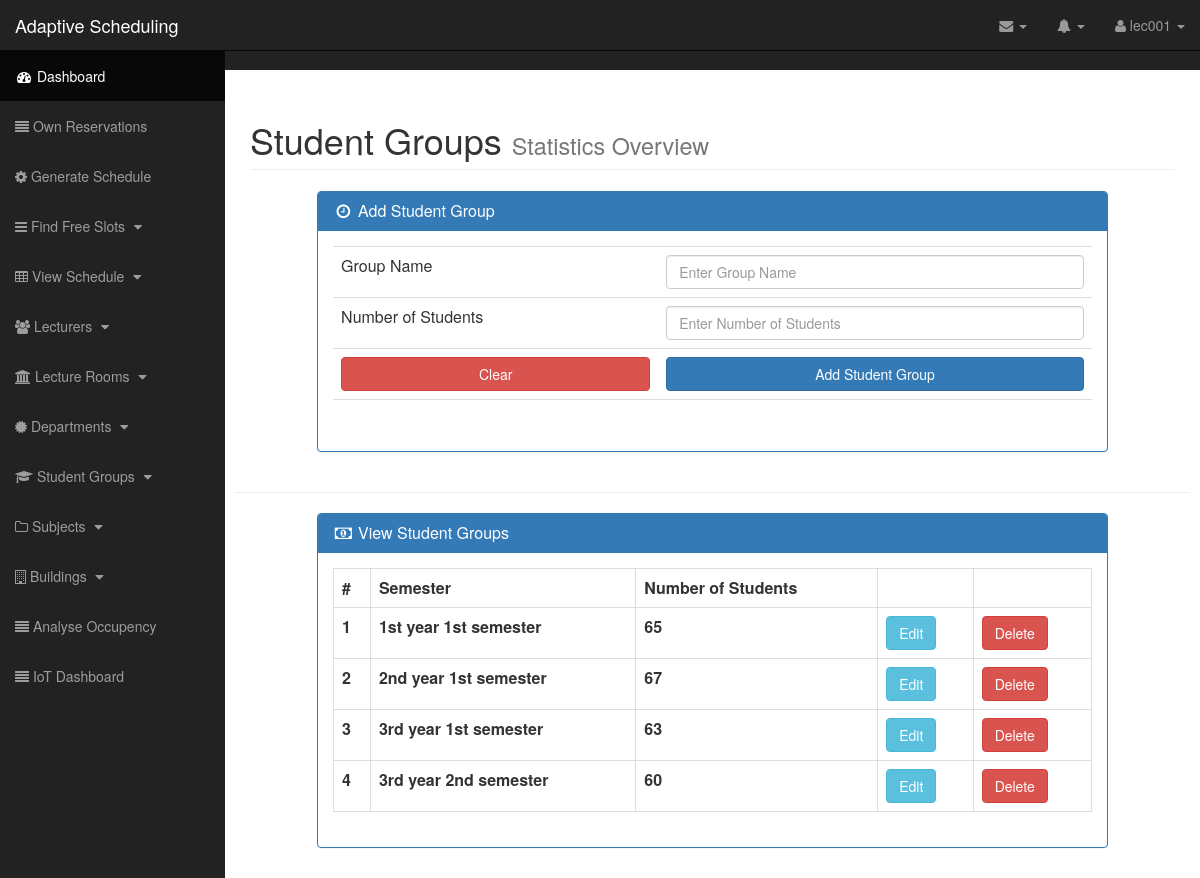
/group.php (signed in), run on the app's committed database.
### tables this page shows
CREATE TABLE `std_group` (
  `std_group` int(15) NOT NULL,
  `semester` varchar(25) NOT NULL,
  `nu_std` int(11) NOT NULL
);

### models/db.php (called while the page is built, shortened)
<?php
class Database
{
    public function __construct()
    {
        $this->con = mysqli_connect("localhost","root","","project");
    }
}
?>

### models/roomController.php (called while the page is built, shortened)
<?php
include "dataOperation.php";
$obj = new DataOperation;
?>

### models/dataOperation.php (called while the page is built, shortened)
<?php
include "db.php";
class DataOperation extends Database
{
    public function view_record($table){
        $sql = "SELECT * FROM ".$table;
        $array = array();
        $query = mysqli_query($this->con,$sql);
        while($row = mysqli_fetch_assoc($query)){
            $array[] = $row;
        }
        return $array;
    }
}
?>

### group.php (the view, shortened to what this page needs)
<?php
include "models/roomController.php";
if(isset($_SESSION['username'])) {
?>
<!DOCTYPE html>
<html lang="en">
<head>
    <link href="css/bootstrap.min.css" rel="stylesheet">
    <link href="css/sb-admin.css" rel="stylesheet">
    <link href="css/plugins/morris.css" rel="stylesheet">
    <link href="font-awesome/css/font-awesome.min.css" rel="stylesheet" type="text/css">
</head>
<body>
<div id="wrapper">
    <?php include 'template\navigation.php';?>
    <div id="page-wrapper">
        <div class="container-fluid">
            <div class="row">
                <div class="col-lg-12">
                    <h1 class="page-header">
                       Student Groups <small>Statistics Overview</small>
                    </h1>
                </div>
            </div>
            <div class="row">
                <div class="col-lg-12">
                    </div>
                </div>
            </div>
            <div class="row">
                <div class="col-lg-1">
                </div>
                <div class="col-lg-10">
                    <div class="panel panel-primary">
                        <div class="panel-heading">
                            <h3 class="panel-title"><i class="fa fa-clock-o fa-fw"></i> Add Student Group</h3>
                        </div>
                        <div class="panel-body">
                            <?php
                            if(isset($_GET["update"])){
                                $id = $_GET["id"];
                                $where = array("std_group"=>$id);
                                $row = $obj->select_record("std_group",$where);
                                ?>
                                <form method="post" action="models/groupController.php">
                                    <table class="table table-hover">
                                        <input type="hidden"  name="id" value="<?php echo $row["std_group"];?>">
                                        <tr>
                                            <td> Group Name</td>
                                            <td><input type="text" class="form-control" name="g_name" value="<?php echo $row["semester"];?>"> </td>
                                        </tr>
                                        <tr>
                                            <td> Number of Students</td>
                                            <td><input type="number" class="form-control" name="nu" value="<?php echo $row["nu_std"];?>"> </td>
                                        </tr>
                                        <tr>
                                            <td> </td>
                                            <td ><input type="submit" class="btn btn-success btn-block" name="edit" value="Update"></td>
                                        </tr>
                                    </table>
                                </form>
                                <?php
                            }
                            else{
                            ?>
                            <form method="post" action="models/groupController.php">
                                <table class="table table-hover">
                                    <tr>
                                        <td> Group Name</td>
                                        <td><input type="text" class="form-control" name="g_name" placeholder="Enter Group Name"> </td>
                                    </tr>
                                    <tr>
                                        <td> Number of Students</td>
                                        <td><input type="number" class="form-control" name="nu" placeholder="Enter Number of Students"> </td>
                                    </tr>
                                    <tr>
                                        <td  align="center"><input type="reset" class="btn btn-danger btn-block" name="reset" value="Clear"></td>
                                        <td  align="center"><input type="submit" class="btn btn-primary btn-block" name="addgrp" value="Add Student Group"></td>
                                    </tr>
                                    <tr>
                                        <td colspan="2">
                                            <?php
                                            }
                                            ?>
                                        </td>
                                    </tr>
                                </table>
                            </form>
                        </div>
                    </div>
                </div>
                <div class="col-lg-1">
                </div>
            </div>
            <hr>
            <div class="row">
                <div class="col-lg-1">
                </div>
                <div class="col-lg-10">
                    <div class="panel panel-primary">
                        <div class="panel-heading">
                            <h3 class="panel-title"><i class="fa fa-money fa-fw"></i> View Student Groups</h3>
                        </div>
                        <div class="panel-body">
                            <table class="table table-bordered table-hover">
                                <tr>
                                    <th>#</th>
                                    <th>Semester</th>
                                    <th>Number of Students</th>
                                    <th>&nbsp;</th>
                                    <th>&nbsp;</th>
                                </tr>
                                <?php
                                $myrow = $obj->view_record("std_group");
                                foreach ($myrow as $row) {
                                    ?>
                                    <tr>
                                        <th><?php echo $row["std_group"]; ?></th>
                                        <th><?php echo $row["semester"]; ?></th>
                                        <th><?php echo $row["nu_std"]; ?></th>
                                        <th><a href="group.php?update=1&id=<?php echo $row["std_group"]; ?>" class="btn btn-info">Edit</a></th>
                                        <th><a href="models/groupController.php?delete=1&id=<?php echo $row["std_group"]; ?>" class="btn btn-danger">Delete</a></th>
                                    </tr>
                                    <?php
                                }
                                ?>
                            </table>
                        </div>
                    </div>
                </div>
                <div class="col-lg-1">
                </div>
            </div>
        </div>
    </div>
</body>
</html>
<?php
}
else{
    $_SESSION['msg'] = "Login to continue";
    header('location:login.php');
    echo $_SESSION['msg'];
}
    ?>

### css/sb-admin.css (style rules this page uses)
body { margin-top: 100px; background-color: #222; }
@media (min-width:768px) { body { margin-top: 50px; } }
#wrapper { padding-left: 0; }
#page-wrapper { width: 100%; padding: 0; background-color: #fff; }
@media (min-width:768px) { #wrapper { padding-left: 225px; } }
@media (min-width:768px) { #page-wrapper { padding: 10px; } }

### data on the page
std_group: std_group "1", semester "1st year 1st semester", nu_std "65"
std_group: std_group "2", semester "2nd year 1st semester", nu_std "67"
std_group: std_group "3", semester "3rd year 1st semester", nu_std "63"
std_group: std_group "4", semester "3rd year 2nd semester", nu_std "60"

### other printed values
$_SESSION['username'] "lec001"
